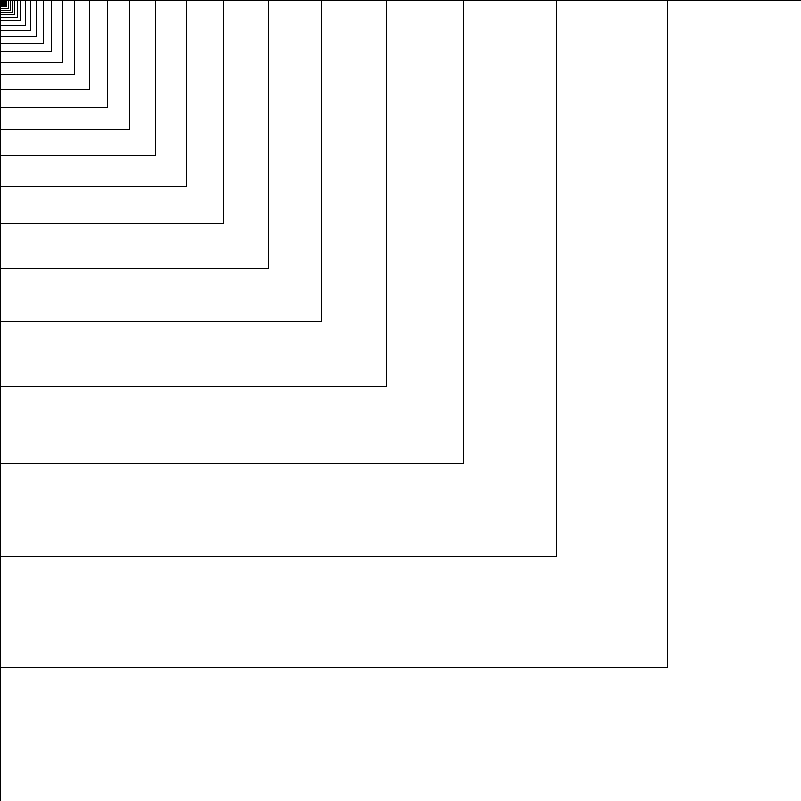
Frame 1 (no input)
Frame 60 (the mouse pressed at the canvas centre just before this capture): identical to frame 1, image omitted
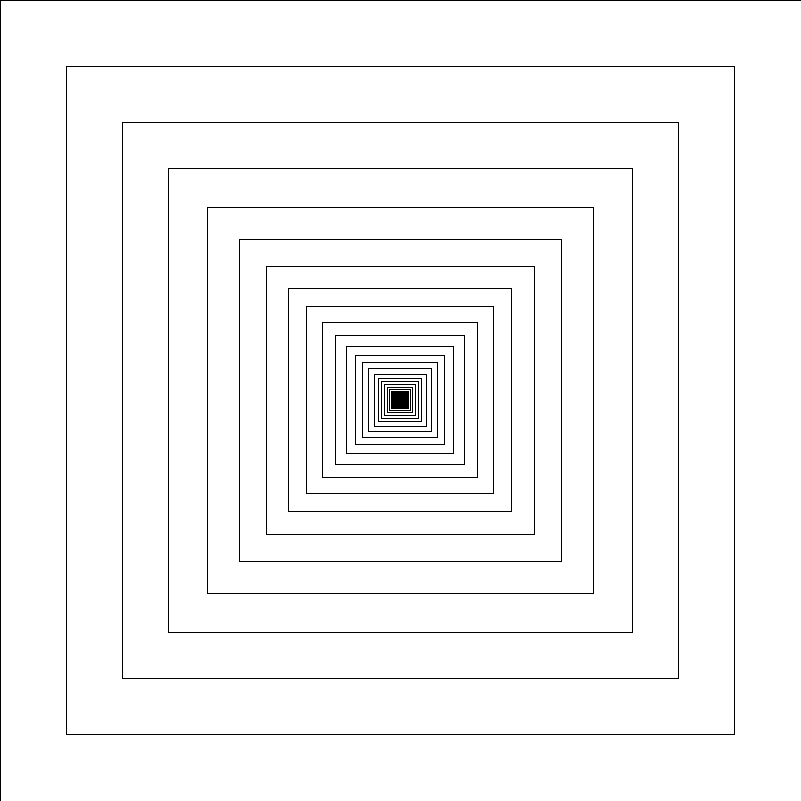
Frame 120 (the mouse held since frame 60 and released just before this capture)

The Processing sketch that drew these frames (run headless with seeded random() and noise(); from frame 60 on, the mouse is pressed at the canvas centre):

// Processing sketch: processing_66120
// ── processing_66120.pde

int squares = 40, count;
float[] wVals = new float[squares];
float[] hVals = new float[squares];
float[] xVals = new float[squares];
float[] yVals = new float[squares];

void setup()  {
  size(801,801);
  smooth();
  loop();
}

void draw()  {
hVals[0] = height;
wVals[0] = width;
float mapX = map(mouseX, 0, width, 0, 1);
float mapY = map(mouseY, 0, height, 0, 1);
  
  for(count=1;count<squares;count++)  {
    wVals[count] = wVals[count-1]/1.2;
    hVals[count] = hVals[count-1]/1.2;
    
    xVals[count] = (wVals[count-1] - wVals[count])*mapX + xVals[count-1];
    yVals[count] = (wVals[count-1] - wVals[count])*mapY + yVals[count-1];
  }
  for(count=0;count<squares;count++)  {
    rect(xVals[count],yVals[count],wVals[count],hVals[count]);
  }
  
}
